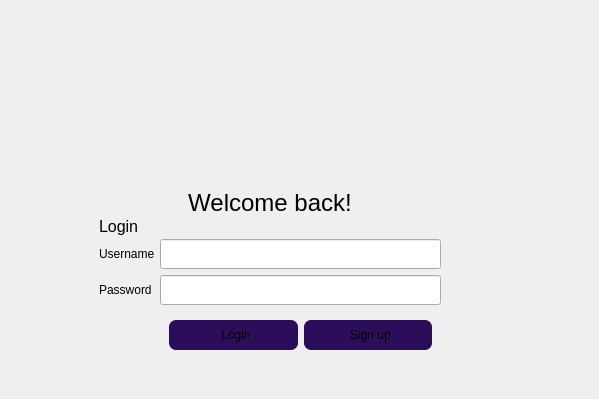
               <widget class="QWidget" name="loginPage">
                <layout class="QVBoxLayout" name="verticalLayout_15">
                 <property name="spacing">
                  <number>0</number>
                 </property>
                 <property name="leftMargin">
                  <number>0</number>
                 </property>
                 <property name="topMargin">
                  <number>0</number>
                 </property>
                 <property name="rightMargin">
                  <number>0</number>
                 </property>
                 <property name="bottomMargin">
                  <number>0</number>
                 </property>
                 <item>
                  <widget class="QWidget" name="widget_19" native="true">
                   <property name="minimumSize">
                    <size>
                     <width>0</width>
                     <height>180</height>
                    </size>
                   </property>
                   <property name="maximumSize">
                    <size>
                     <width>16777215</width>
                     <height>200</height>
                    </size>
                   </property>
                   <layout class="QHBoxLayout" name="horizontalLayout_17">
                    <item>
                     <spacer name="horizontalSpacer_9">
                      <property name="orientation">
                       <enum>Qt::Orientation::Horizontal</enum>
                      </property>
                      <property name="sizeHint" stdset="0">
                       <size>
                        <width>265</width>
                        <height>20</height>
                       </size>
                      </property>
                     </spacer>
                    </item>
                    <item>
                     <widget class="QLabel" name="label_16">
                      <property name="maximumSize">
                       <size>
                        <width>150</width>
                        <height>150</height>
                       </size>
                      </property>
                      <property name="text">
                       <string/>
                      </property>
                      <property name="pixmap">
                       <pixmap resource="../Qss/icons/_icons.qrc">:/font_awesome_regular/icons/font_awesome/regular/circle-user.png</pixmap>
                      </property>
                      <property name="scaledContents">
                       <bool>true</bool>
                      </property>
                     </widget>
                    </item>
                    <item>
                     <spacer name="horizontalSpacer_10">
                      <property name="orientation">
                       <enum>Qt::Orientation::Horizontal</enum>
                      </property>
                      <property name="sizeHint" stdset="0">
                       <size>
                        <width>264</width>
                        <height>20</height>
                       </size>
                      </property>
                     </spacer>
                    </item>
                   </layout>
                  </widget>
                 </item>
                 <item>
                  <widget class="QWidget" name="widget_14" native="true">
                   <layout class="QHBoxLayout" name="horizontalLayout_14">
                    <item>
                     <spacer name="horizontalSpacer_6">
                      <property name="orientation">
                       <enum>Qt::Orientation::Horizontal</enum>
                      </property>
                      <property name="sizeHint" stdset="0">
                       <size>
                        <width>90</width>
                        <height>20</height>
                       </size>
                      </property>
                     </spacer>
                    </item>
                    <item>
                     <widget class="QWidget" name="widget_20" native="true">
                      <property name="minimumSize">
                       <size>
                        <width>342</width>
                        <height>0</height>
                       </size>
                      </property>
                      <property name="maximumSize">
                       <size>
                        <width>320</width>
                        <height>16777215</height>
                       </size>
                      </property>
                      <layout class="QVBoxLayout" name="verticalLayout_18">
                       <property name="spacing">
                        <number>3</number>
                       </property>
                       <property name="leftMargin">
                        <number>0</number>
                       </property>
                       <property name="topMargin">
                        <number>0</number>
                       </property>
                       <property name="rightMargin">
                        <number>0</number>
                       </property>
                       <property name="bottomMargin">
                        <number>0</number>
                       </property>
                       <item>
                        <widget class="QWidget" name="widget_21" native="true">
                         <layout class="QVBoxLayout" name="verticalLayout_17">
                          <property name="spacing">
                           <number>0</number>
                          </property>
                          <property name="leftMargin">
                           <number>0</number>
                          </property>
                          <property name="topMargin">
                           <number>0</number>
                          </property>
                          <property name="rightMargin">
                           <number>0</number>
                          </property>
                          <property name="bottomMargin">
                           <number>0</number>
                          </property>
                          <item alignment="Qt::AlignmentFlag::AlignHCenter|Qt::AlignmentFlag::AlignVCenter">
                           <widget class="QLabel" name="LoginLabel">
                            <property name="minimumSize">
                             <size>
                              <width>50</width>
                              <height>0</height>
                             </size>
                            </property>
                            <property name="font">
                             <font>
                              <pointsize>18</pointsize>
                             </font>
                            </property>
                            <property name="text">
                             <string>Welcome back!</string>
                            </property>
                            <property name="alignment">
                             <set>Qt::AlignmentFlag::AlignCenter</set>
                            </property>
                           </widget>
                          </item>
                          <item>
                           <widget class="QLabel" name="label_17">
                            <property name="font">
                             <font>
                              <pointsize>12</pointsize>
                             </font>
                            </property>
                            <property name="text">
                             <string>Login</string>
                            </property>
                           </widget>
                          </item>
                         </layout>
                        </widget>
                       </item>
                       <item>
                        <widget class="QWidget" name="widget_15" native="true">
                         <property name="minimumSize">
                          <size>
                           <width>342</width>
                           <height>0</height>
                          </size>
                         </property>
                         <property name="maximumSize">
                          <size>
                           <width>16777215</width>
                           <height>16777215</height>
                          </size>
                         </property>
                         <property name="styleSheet">
                          <string notr="true">QPushButton {
	background-color: #2C0D59;
	border-style: outset;
	border-color: #6FB0E5;
	border-radius: 7px;
	padding-left: 5px;;
	height: 30px;
}
QPushButton:hover{
	background-color:#381170;
	font-weight: bold;
	border-top: 2px solid #270B4E;
	border-left: 3px solid #270B4E;
	border-bottom: 4px solid #270B4E;
}
</string>
                         </property>
                         <layout class="QHBoxLayout" name="horizontalLayout_15">
                          <property name="spacing">
                           <number>0</number>
                          </property>
                          <property name="leftMargin">
                           <number>0</number>
                          </property>
                          <property name="topMargin">
                           <number>0</number>
                          </property>
                          <property name="rightMargin">
                           <number>0</number>
                          </property>
                          <property name="bottomMargin">
                           <number>0</number>
                          </property>
                          <item>
                           <widget class="QWidget" name="widget_16" native="true">
                            <layout class="QVBoxLayout" name="verticalLayout_13">
                             <property name="leftMargin">
                              <number>0</number>
                             </property>
                             <property name="topMargin">
                              <number>0</number>
                             </property>
                             <property name="rightMargin">
                              <number>5</number>
                             </property>
                             <property name="bottomMargin">
                              <number>0</number>
                             </property>
                             <item>
                              <widget class="QLabel" name="label_13">
                               <property name="minimumSize">
                                <size>
                                 <width>0</width>
                                 <height>30</height>
                                </size>
                               </property>
                               <property name="text">
                                <string>Username</string>
                               </property>
                              </widget>
                             </item>
                             <item>
                              <widget class="QLabel" name="label_15">
                               <property name="minimumSize">
                                <size>
                                 <width>0</width>
                                 <height>30</height>
                                </size>
                               </property>
                               <property name="text">
                                <string>Password</string>
                               </property>
                              </widget>
                             </item>
                             <item>
                              <spacer name="verticalSpacer_4">
                               <property name="orientation">
                                <enum>Qt::Orientation::Vertical</enum>
                               </property>
                               <property name="sizeHint" stdset="0">
                                <size>
                                 <width>20</width>
                                 <height>40</height>
                                </size>
                               </property>
                              </spacer>
                             </item>
                            </layout>
                           </widget>
                          </item>
                          <item>
                           <widget class="QWidget" name="widget_17" native="true">
                            <property name="minimumSize">
                             <size>
                              <width>280</width>
                              <height>0</height>
                             </size>
                            </property>
                            <property name="maximumSize">
                             <size>
                              <width>16777215</width>
                              <height>16777215</height>
                             </size>
                            </property>
                            <layout class="QVBoxLayout" name="verticalLayout_16">
                             <property name="leftMargin">
                              <number>0</number>
                             </property>
                             <property name="topMargin">
                              <number>0</number>
                             </property>
                             <property name="rightMargin">
                              <number>0</number>
                             </property>
                             <property name="bottomMargin">
                              <number>0</number>
                             </property>
                             <item>
                              <widget class="QLineEdit" name="username">
                               <property name="minimumSize">
                                <size>
                                 <width>0</width>
                                 <height>30</height>
                                </size>
                               </property>
                              </widget>
                             </item>
                             <item>
                              <widget class="QLineEdit" name="password">
                               <property name="minimumSize">
                                <size>
                                 <width>0</width>
                                 <height>30</height>
                                </size>
                               </property>
                               <property name="echoMode">
                                <enum>QLineEdit::EchoMode::Password</enum>
                               </property>
                               <property name="clearButtonEnabled">
                                <bool>true</bool>
                               </property>
                              </widget>
                             </item>
                             <item>
                              <widget class="QWidget" name="widget_23" native="true">
                               <layout class="QHBoxLayout" name="horizontalLayout_19">
                                <property name="bottomMargin">
                                 <number>0</number>
                                </property>
                                <item>
                                 <widget class="QPushButton" name="lgPSignIn">
                                  <property name="minimumSize">
                                   <size>
                                    <width>0</width>
                                    <height>0</height>
                                   </size>
                                  </property>
                                  <property name="text">
                                   <string>Login</string>
                                  </property>
                                 </widget>
                                </item>
                                <item>
                                 <widget class="QPushButton" name="lgPSignUp">
                                  <property name="minimumSize">
                                   <size>
                                    <width>0</width>
                                    <height>0</height>
                                   </size>
                                  </property>
                                  <property name="text">
                                   <string>Sign up</string>
                                  </property>
                                 </widget>
                                </item>
                               </layout>
                              </widget>
                             </item>
                             <item>
                              <spacer name="verticalSpacer_6">
                               <property name="orientation">
                                <enum>Qt::Orientation::Vertical</enum>
                               </property>
                               <property name="sizeHint" stdset="0">
                                <size>
                                 <width>20</width>
                                 <height>40</height>
                                </size>
                               </property>
                              </spacer>
                             </item>
                            </layout>
                           </widget>
                          </item>
                         </layout>
                        </widget>
                       </item>
                      </layout>
                     </widget>
                    </item>
                    <item>
                     <spacer name="horizontalSpacer_7">
                      <property name="orientation">
                       <enum>Qt::Orientation::Horizontal</enum>
                      </property>
                      <property name="sizeType">
                       <enum>QSizePolicy::Policy::Fixed</enum>
                      </property>
                      <property name="sizeHint" stdset="0">
                       <size>
                        <width>60</width>
                        <height>20</height>
                       </size>
                      </property>
                     </spacer>
                    </item>
                    <item>
                     <spacer name="horizontalSpacer_8">
                      <property name="orientation">
                       <enum>Qt::Orientation::Horizontal</enum>
                      </property>
                      <property name="sizeHint" stdset="0">
                       <size>
                        <width>89</width>
                        <height>20</height>
                       </size>
                      </property>
                     </spacer>
                    </item>
                   </layout>
                  </widget>
                 </item>
                </layout>
               </widget>
